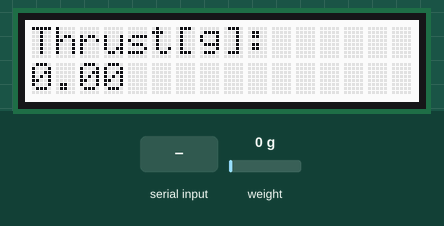
This sketch was run on a simulated ESP8266 (NodeMCU). Shown: 16×2 character LCD. Inputs (shaded band) come from the test bench; at power-on: weight on the scale 0 g. What the sketch prints to the serial monitor is not drawn.

Above: at 4.7 s.
4.8 s: weight on the scale set to 100 g
At 5.8 s:
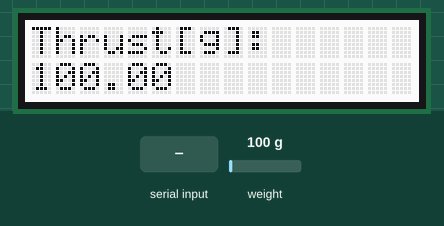
6.3 s: weight on the scale set to 1250 g
At 7.5 s:
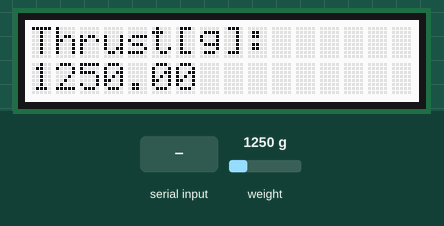
7.8 s: "t" received over Serial
At 9.0 s:
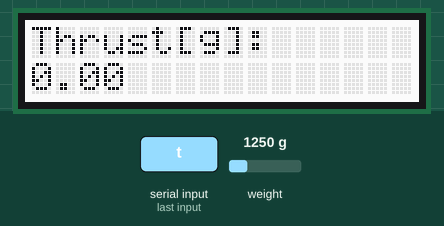
9.3 s: weight on the scale set to 3750 g
At 10.5 s:
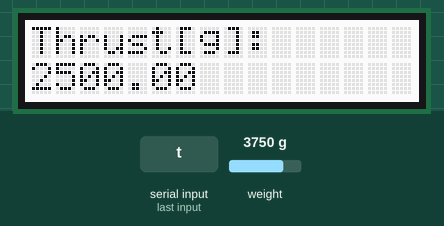
13.8 s: weight on the scale set to 2500 g
At 14.2 s:
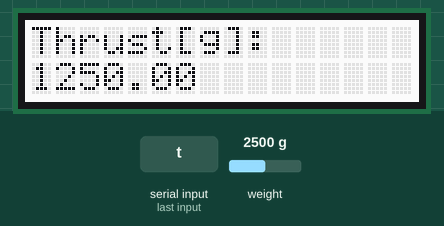
Timing chart, 0 to 16.4 s (numbered marks = the images above; inputs shaded):
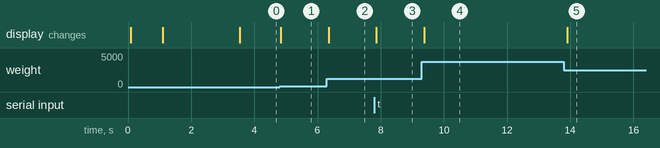

The sketch:

Load_cell_with_display_code.ino
```cpp
/*
 * Vamsi Varigonda
 * This code uses the Libraries made by
   1. HX711_ADC by Olav Kallhovd sept2017
   2. Author:Loovee, Seeed Technology Inc.
*/
#include <Wire.h>
#include "rgb_lcd.h"
#include <HX711_ADC.h>
#include <EEPROM.h>
rgb_lcd lcd;
//pins:
const int HX711_dout = 4; //mcu > HX711 dout pin
const int HX711_sck = 5; //mcu > HX711 sck pin
int a=100;
//HX711 constructor:
HX711_ADC LoadCell(HX711_dout, HX711_sck);

const int calVal_eepromAdress = 0;
unsigned long t = 0;

void setup() {
  Serial.begin(57600); delay(10);
  Serial.println();
  lcd.begin(16, 2);
  Serial.println("Starting...");
  lcd.write("SRM SCRO");
  delay(1000);
  lcd.clear();
  lcd.write("Starting.......");
  LoadCell.begin();
  float calibrationValue; // calibration value (see example file "Calibration.ino")
  calibrationValue = 696.0; // uncomment this if you want to set the calibration value in the sketch
#if defined(ESP8266)|| defined(ESP32)
  //EEPROM.begin(512); // uncomment this if you use ESP8266/ESP32 and want to fetch the calibration value from eeprom
#endif
  //EEPROM.get(calVal_eepromAdress, calibrationValue); // uncomment this if you want to fetch the calibration value from eeprom

  unsigned long stabilizingtime = 2000; // preciscion right after power-up can be improved by adding a few seconds of stabilizing time
  boolean _tare = true; //set this to false if you don't want tare to be performed in the next step
  LoadCell.start(stabilizingtime, _tare);
  if (LoadCell.getTareTimeoutFlag()) {
    Serial.println("Timeout, check MCU>HX711 wiring and pin designations");
    lcd.write("Error,Check Connections");
    while (1);
  }
  else {
    LoadCell.setCalFactor(calibrationValue); // set calibration value (float)
    Serial.println("Startup is complete");
    lcd.clear();
    lcd.write("Startup Complete");
  }
}

void loop() {
  static boolean newDataReady = 0;
  const int serialPrintInterval = 0; //increase value to slow down serial print activity

  // check for new data/start next conversion:
  if (LoadCell.update()) newDataReady = true;

  // get smoothed value from the dataset:
  if (newDataReady) {
    if (millis() > t + serialPrintInterval) {
      float i = LoadCell.getData();
      Serial.print("Load_cell output val: ");
      Serial.println(i);
      lcd.clear();
      lcd.setCursor(0,0);
      lcd.write("Thrust[g]:");
      lcd.setCursor(0,1);
      lcd.print(String(i));
      newDataReady = 0;
      t = millis();
    }
  }

  // receive command from serial terminal, send 't' to initiate tare operation:
  if (Serial.available() > 0) {
    char inByte = Serial.read();
    if (inByte == 't') LoadCell.tareNoDelay();
  }

  // check if last tare operation is complete:
  if (LoadCell.getTareStatus() == true) {
    Serial.println("Tare complete");
  }

}
```

Measured:
- after the input at 4.8 s, the display: changes at once (image 1)
- after the input at 6.3 s, the display: changes after 0.06 s (image 2)
- after the input at 7.8 s, the display: changes after 0.07 s (image 3)
- after the input at 9.3 s, the display: changes after 0.07 s (image 4)
- after the input at 13.8 s, the display: changes after 0.11 s (image 5)
